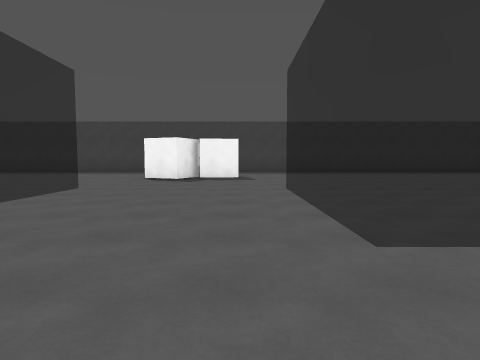
View 1 (above)

17 first-person views from a walk through a Unity game level. The camera is 1.3 m above the floor, tilts 4° down and sees 75° across. The floor is counted in squares, 2 m on a side. Each view is taken from the middle of a square. On the plan, view 1 faces up. The plan holds only what a view shows up to about 10 squares ahead; the rest is blank. The player is left out.

View 2
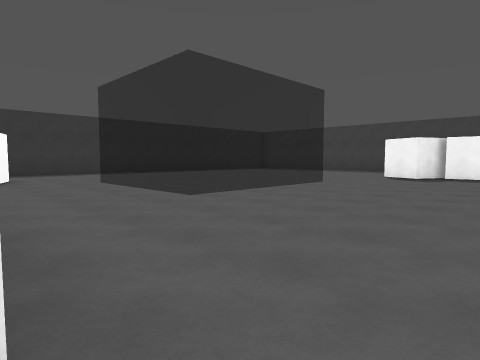

View 3
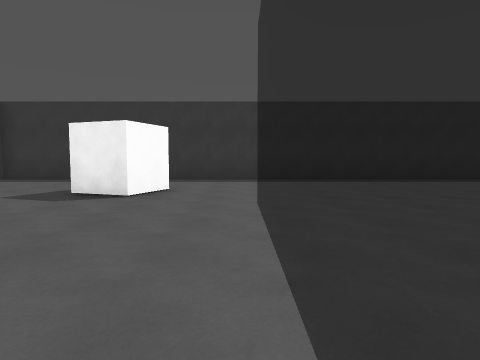

View 4
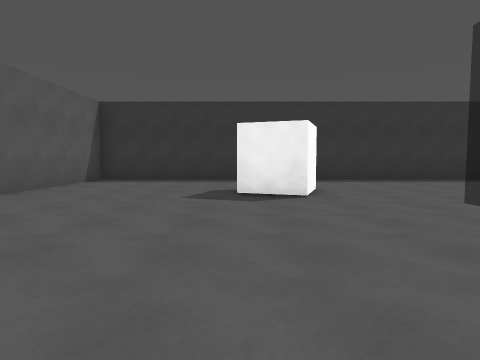

View 5
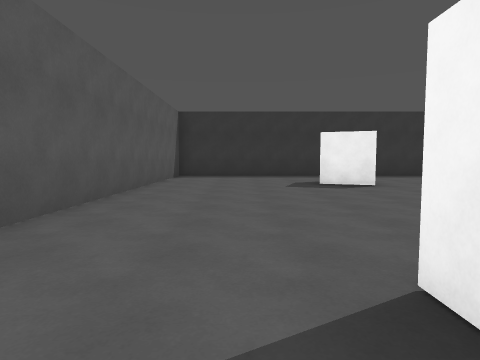

View 6
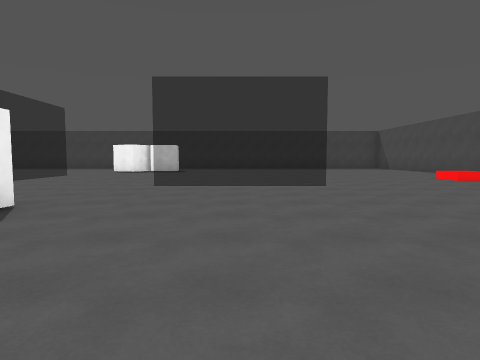

View 7
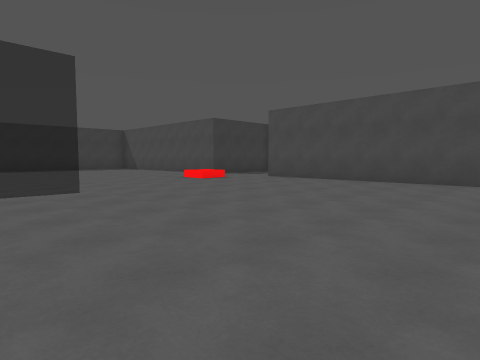

View 8
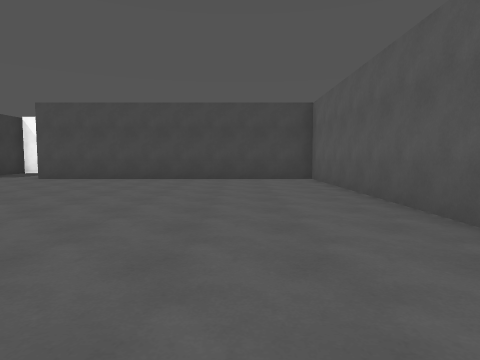

View 9
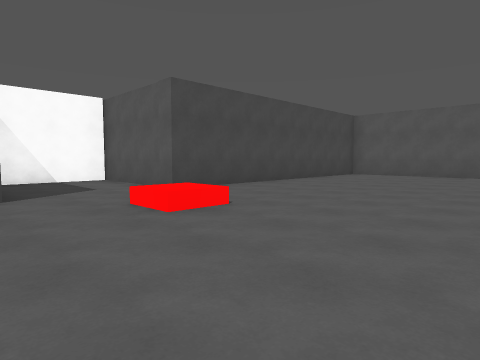

View 10
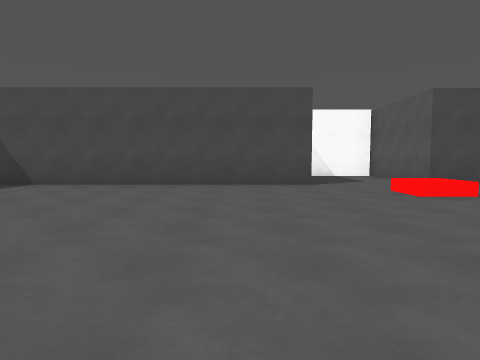

View 11
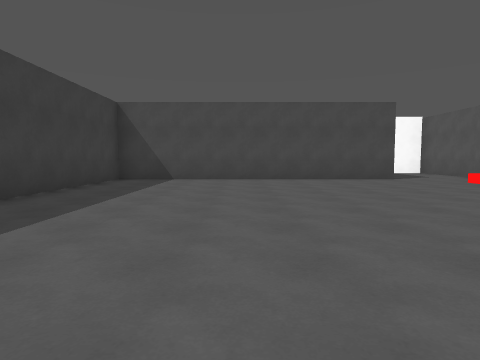

View 12
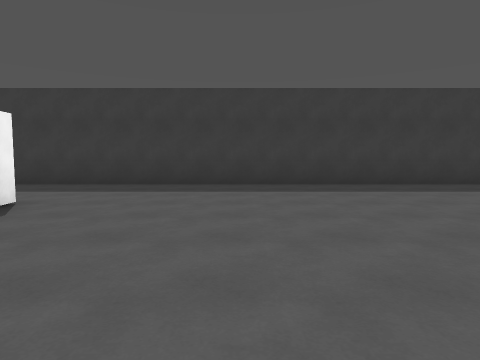

View 13
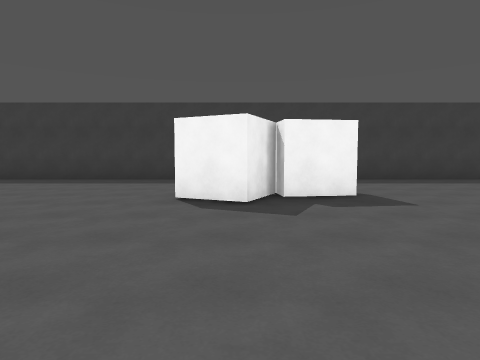

View 14
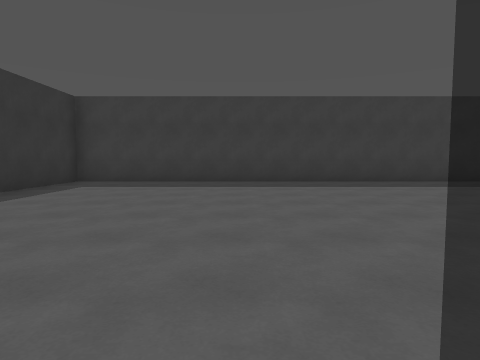

View 15
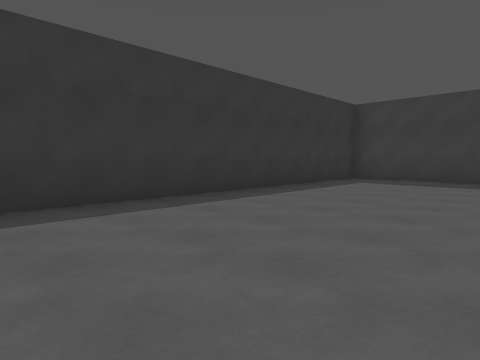

View 16
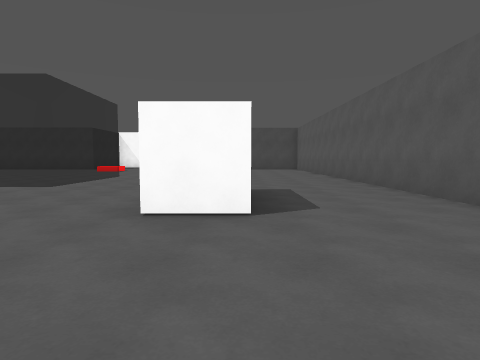

View 17
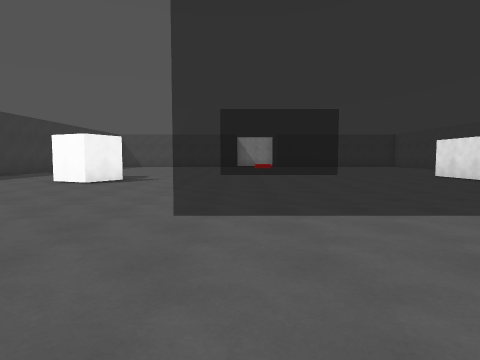

### Floor plan
Key: @ floor where view 1 was taken; # wall or solid block; . floor; = window, fence, low wall or low ledge; B box.
Columns run from 13 left of view 1 to 16 right of it. Each row starts with its distance up from view 1.
 15 ##########################
 14 #........................#
 13 #........................#
 12 #........................#
 11 #..........BBB...........#
 10 #.........BBB............#
  9 #........................#
  8 #........................#
  7 #........................#
  6 #.....====....=====..........#
  5 #.....====....=====..........#
  4 #.....====....=====..........#
  3 #.....====....=====......#####
  2 #........................#
  1 #........................#
  0 #...B........@...........#
 -1 #...B......###...........#
 -2 #..........#  ...........#
 -3 #........................#
 -4 #........................#
 -5 #........................#
 -6 ##########################

Where each view was taken, in squares from view 1:
view 1: 0 up, 0 right, facing up
view 2: 1 down, 1 right, facing up-left
view 3: 2 up, 3 left, facing left
view 4: 1 down, 3 left, facing left
view 5: 3 down, 1 left, facing left
view 6: 5 down, 3 right, facing up
view 7: 4 down, 3 right, facing up-right
view 8: 3 down, 2 right, facing right
view 9: 7 up, 6 right, facing down-right
view 10: 8 up, 4 right, facing right
view 11: 11 up, 2 right, facing right
view 12: 7 up, 3 right, facing up
view 13: 5 up, 2 left, facing up
view 14: 6 up, 8 left, facing up
view 15: 5 up, 8 left, facing up-left
view 16: 2 down, 6 left, facing right
view 17: 6 up, 11 left, facing right
